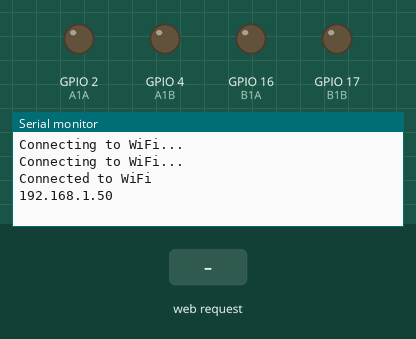
Bench run of a sketch on a simulated ESP32. Shown: output pins drawn as LEDs (lit = HIGH), the last lines printed to the serial monitor. The test bench sets the inputs (shaded band). WiFi joins after 1.5 s; servers stay silent unless stated.

Above: at 3.2 s.
3.3 s: HTTP request GET /Stop received
At 3.7 s:
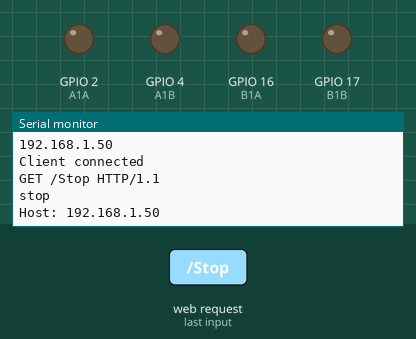
At 6.0 s:
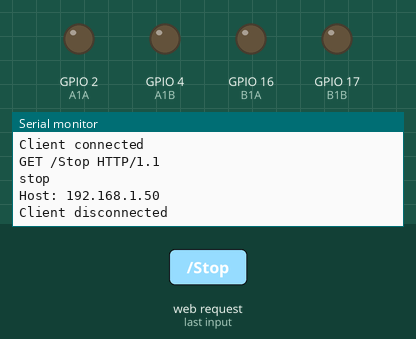

The sketch:

OtherRobot.ino
```cpp
// #include <WiFi.h>

// // WiFi 설정
// const char* ssid = "ConnectValue_A602_2G";  // WiFi SSID
// const char* password = "CVA602!@#$";  // WiFi 비밀번호

// void setup() {
//   Serial.begin(115200);
//   WiFi.begin(ssid, password);

//   Serial.print("Connecting to WiFi");

//   // WiFi 연결 시도
//   while (WiFi.status() != WL_CONNECTED) {
//     delay(1000);
//     Serial.print(".");
//   }

//   Serial.println();
//   Serial.println("Connected to WiFi");
//   Serial.print("IP address: ");
//   Serial.println(WiFi.localIP());
// }

// void loop() {
//   // WiFi 연결 유지 확인
//   if (WiFi.status() == WL_CONNECTED) {
//     Serial.println("WiFi connected");
//   } else {
//     Serial.println("WiFi not connected");
//   }
//   delay(5000);  // 5초마다 상태 확인
// }


// START
// 모터를 제어할 핀 번호 정의
const int A1A = 2;  // 예시로 핀 번호를 설정
const int A1B = 4;  // 예시로 핀 번호를 설정
const int B1A = 16; // 예시로 핀 번호를 설정
const int B1B = 17; // 예시로 핀 번호를 설정

#include <WiFi.h>

// WiFi 설정
const char* ssid = "Dave";  // WiFi SSID
const char* password = "dave2009";  // WiFi 비밀번호

// 서버 설정
WiFiServer server(80);

void setup() {
  Serial.begin(115200);
  WiFi.begin(ssid, password);

  while (WiFi.status() != WL_CONNECTED) {
    delay(1000);
    Serial.println("Connecting to WiFi...");
  }

  Serial.println("Connected to WiFi");
  Serial.println(WiFi.localIP());

  server.begin();

  // 핀 모드 설정
  pinMode(A1A, OUTPUT);
  pinMode(A1B, OUTPUT);
  pinMode(B1A, OUTPUT);
  pinMode(B1B, OUTPUT);

  // 초기에 정지 상태로 시작
  stop();
}

// 전진 함수
void forward() {
    digitalWrite(A1A, HIGH);
    digitalWrite(A1B, LOW);
    digitalWrite(B1A, HIGH);
    digitalWrite(B1B, LOW);
}

// 정지 함수
void stop() {
    digitalWrite(A1A, LOW);
    digitalWrite(A1B, LOW);
    digitalWrite(B1A, LOW);
    digitalWrite(B1B, LOW);
}

void loop() {
  WiFiClient client = server.available();

  if (client) {
    Serial.println("Client connected");
    String currentLine = "";

    while (client.connected()) {
      if (client.available()) {
        String request = client.readStringUntil('\r');
        Serial.println(request);

        if (request.indexOf("Your Turn") != -1) {
          Serial.println("Moving forward");
          forward();
        }
        if (request.indexOf("Stop") != -1) {
          Serial.println("stop");
          stop();
        }

        if (request.length() == 0) {
          client.println("HTTP/1.1 200 OK");
          client.println("Content-type:text/html");
          client.println();
          client.println("<!DOCTYPE HTML>");
          client.println("<html>");
          client.println("<body><h1>Hello from ESP32</h1></body>");
          client.println("</html>");
          client.println();
          break;
        }
      }
    }
    client.stop();
    Serial.println("Client disconnected");
  }
}
```

Measured:
- after the input at 3.3 s, the serial monitor: prints a new line at once (image 1)
